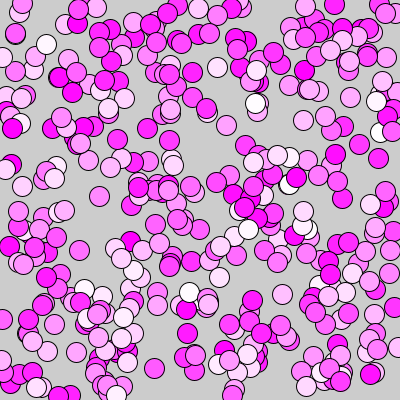
Frame 1 (no input)
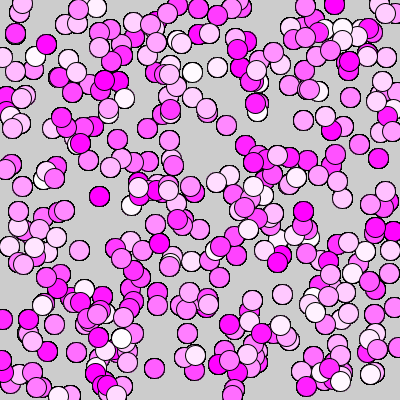
Frame 60 (the mouse pressed at the canvas centre just before this capture)
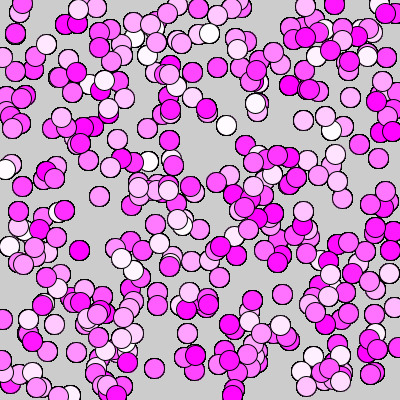
Frame 120 (the mouse held since frame 60 and released just before this capture)

The Processing sketch that drew these frames (run headless with seeded random() and noise(); from frame 60 on, the mouse is pressed at the canvas centre):

// Processing sketch: day_07_06_forLoopArrays
// ── day_07_06_forLoopArrays.pde
//----------------------------------------------------
// DT Bootcamp 2014, Parsons the New School for Design. 
// Day 7, Arrays
//
//For loops make it easier to work with large arrays and keep the code
//clean and concise.
//
//Syntax:
//  int[] circleX = new int[4]; //declare & create the array
//  println(circleX.length); //prints the length of the array (circleX) to the console which is 4
//----------------------------------------------------

float[] circleX;//delcare the array
float[] circleY;//delcare the array

void setup(){
  size(400, 400);
  circleX = new float[width]; //create the array 
  circleY = new float[height]; //create the array 
  
  //the length field associated with an array stores the number of 
  //elements within the array.  To obtain the length field, use the name of 
  //the array with the dot operator (a period) to access this value (eg circleX.length).
  for (int i = 0; i < circleX.length; i++){ //for loop used to fill up the array circleX
     circleX[i] = random(0, width); 
     circleY[i] = random(0, height); 
  }
}

void draw(){
  
  //draw a circle using the values within the array "circleX" 
  //as the x-position of the center of the circle

  for(int i = 0; i < circleX.length; i++){
   fill(255, random(0, 255), 255);
   ellipse(circleX[i], circleY[i], 20, 20); 
  } 
}
